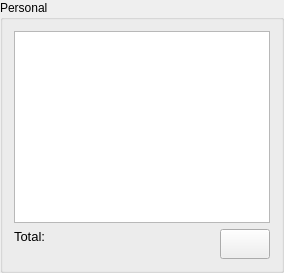
        <widget class="QGroupBox" name="groupStaff">
         <property name="title">
          <string>Personal</string>
         </property>
         <layout class="QVBoxLayout" name="verticalLayout_11">
          <item>
           <widget class="QTableWidget" name="tableStaff"/>
          </item>
          <item>
           <layout class="QHBoxLayout" name="horizontalLayout">
            <item>
             <widget class="QLabel" name="labelTotalStaff">
              <property name="font">
               <font>
                <pointsize>10</pointsize>
                <weight>50</weight>
                <bold>false</bold>
               </font>
              </property>
              <property name="text">
               <string>Total:</string>
              </property>
              <property name="alignment">
               <set>Qt::AlignLeading|Qt::AlignLeft|Qt::AlignTop</set>
              </property>
             </widget>
            </item>
            <item>
             <widget class="QPushButton" name="buttonAddEmployee">
              <property name="minimumSize">
               <size>
                <width>50</width>
                <height>30</height>
               </size>
              </property>
              <property name="maximumSize">
               <size>
                <width>50</width>
                <height>30</height>
               </size>
              </property>
              <property name="font">
               <font>
                <pointsize>12</pointsize>
                <weight>50</weight>
                <bold>false</bold>
               </font>
              </property>
              <property name="text">
               <string/>
              </property>
             </widget>
            </item>
           </layout>
          </item>
         </layout>
        </widget>
